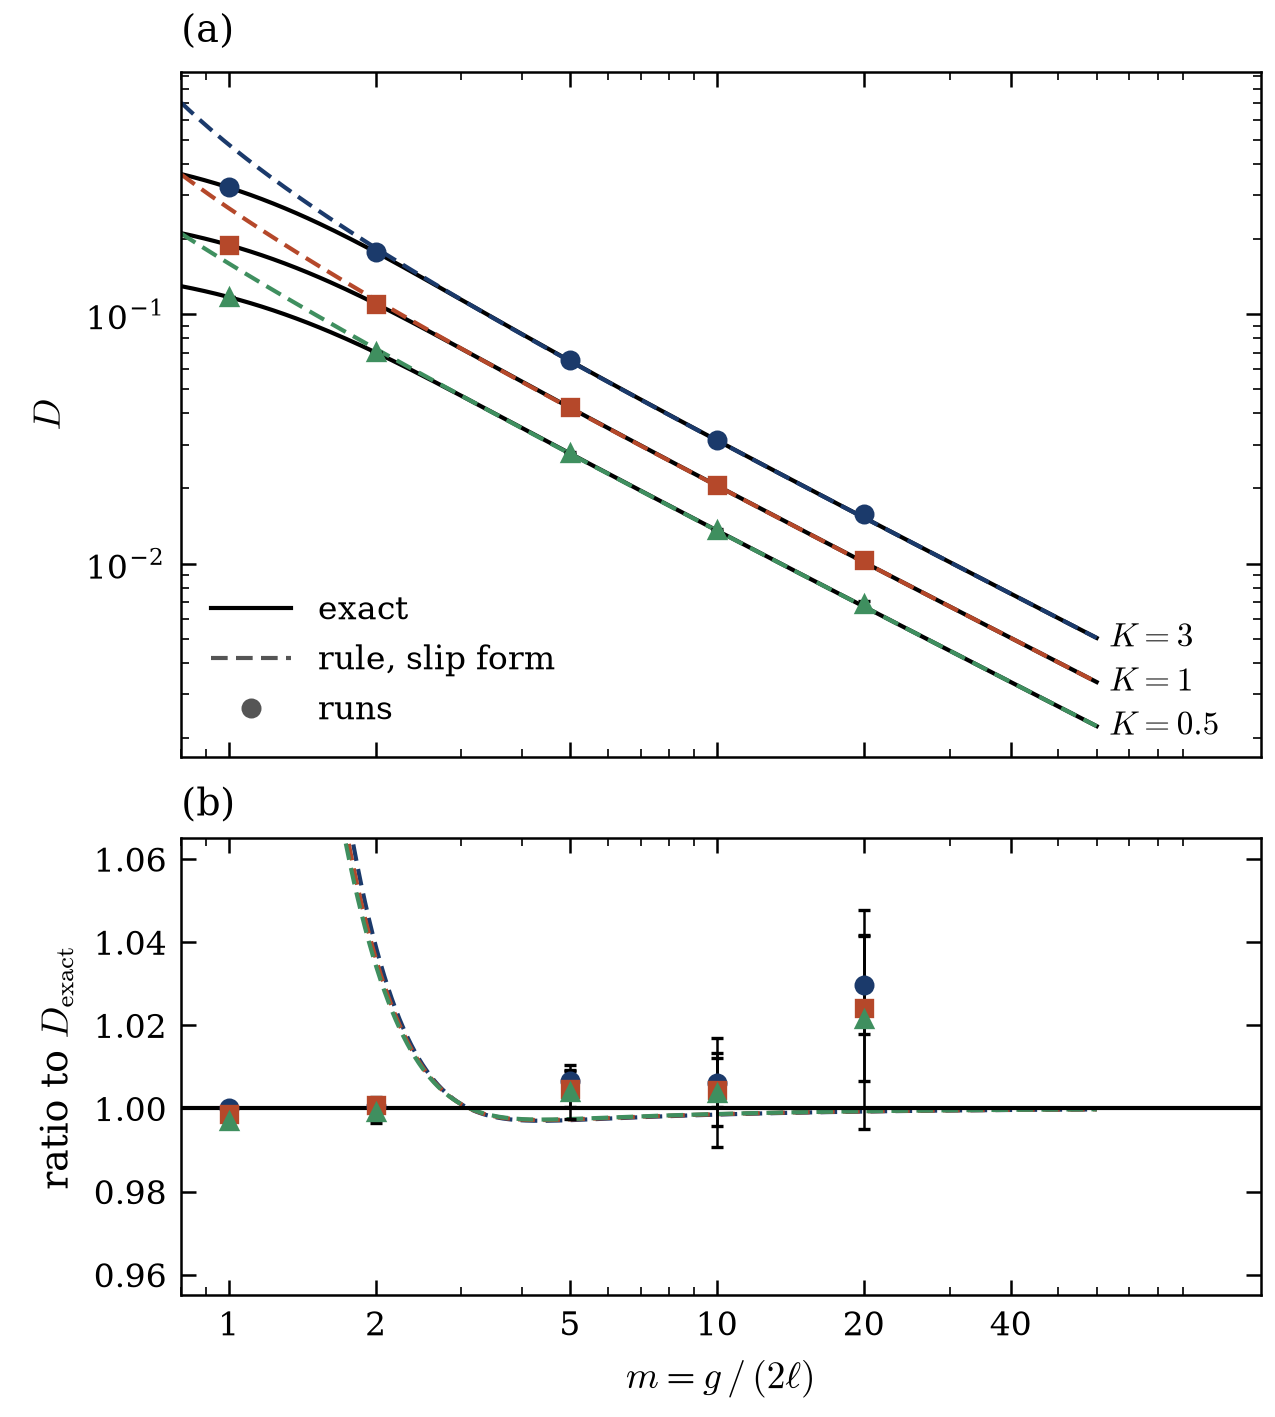

Write the Python code that produced this figure.
"""
Item 03 - concentric cylinders: D against m for the three K: the exact solution as lines, the runs as points with
the noise floor, the rule in its slip form dashed; below it the ratios to the exact value.

Run from the repository root:  python data/micropolar/ch5_draft/fig_03_concentric_sweep.py
"""
import matplotlib.pyplot as plt
import numpy as np

import concentric_data as data
import sources
import style

SOURCE = sources.CONCENTRIC


def main() -> int:
    style.setup()
    runs = data.load(SOURCE)["runs"]
    figure, (upper, lower) = plt.subplots(2, 1, figsize=(style.WIDE * 0.72, style.WIDE * 0.80), sharex=True,
                                          gridspec_kw={"height_ratios": [1.5, 1.0]})
    values = np.geomspace(0.8, 60.0, 240)
    used, numbers = [], {}
    for index, coupling_ratio in enumerate(data.RATIOS):
        exact = np.array([data.exact_change(coupling_ratio, value) for value in values])
        rule = np.array([data.slip_rule_change(coupling_ratio, value) for value in values])
        colour = style.SERIES[index][0]
        upper.plot(values, exact, **style.EXACT)
        upper.plot(values, rule, color=colour, **style.RULE)
        lower.plot(values, rule / exact, color=colour, **style.RULE)
        members = sorted((record for record in runs.values() if record.get("coupling_ratio") == coupling_ratio
                          and "sweep" in record.get("sections", []) and "relative_torque_change" in record),
                         key=lambda record: record["gap_over_two_lengths"])
        used += [record["name"] for record in members]
        position = [record["gap_over_two_lengths"] for record in members]
        floor = [record["noise_floor_of_change"] or 0.0 for record in members]
        upper.errorbar(position, [record["relative_torque_change"] for record in members], yerr=floor,
                       ecolor=style.INK, elinewidth=0.6, capsize=1.5, zorder=3,
                       **style.run_markers(index), label=rf"$K = {coupling_ratio:g}$")
        lower.errorbar(position, [record["sph_over_exact"] for record in members],
                       yerr=[value / record["exact_hydrodynamic"] for value, record in zip(floor, members)],
                       ecolor=style.INK, elinewidth=0.6, capsize=1.5, zorder=3, **style.run_markers(index))
        upper.annotate(rf"$K = {coupling_ratio:g}$", (values[-1], exact[-1]), xytext=(3, 0),
                       textcoords="offset points", va="center", fontsize=style.FONT_SIZE - 1.0)
        numbers[f"K = {coupling_ratio:g}"] = {
            f"m = {record['gap_over_two_lengths']:g}": {
                "run": record["name"], "D": record["relative_torque_change"], "D_exact": record["exact_hydrodynamic"],
                "ratio": record["sph_over_exact"], "rule_ratio": record["slip_rule_over_exact"],
                "floor": (record["noise_floor_of_change"] or 0.0) / record["exact_hydrodynamic"]}
            for record in members}
    lower.axhline(1.0, **style.EXACT)
    upper.set_xscale("log")
    upper.set_yscale("log")
    upper.set_xlim(0.8, 130.0)
    upper.set_ylabel(style.math(style.TORQUE_CHANGE))
    lower.set_ylim(0.955, 1.065)
    lower.set_xlabel(style.math(style.GAP_OVER_TWO_LENGTHS))
    lower.set_ylabel(r"ratio to $D_{\mathrm{exact}}$")
    lower.set_xticks([1, 2, 5, 10, 20, 40])
    lower.set_xticklabels(["1", "2", "5", "10", "20", "40"])
    handles = [plt.Line2D([], [], **style.EXACT, label="exact"),
               plt.Line2D([], [], color=style.MUTED, **style.RULE, label="rule, slip form"),
               plt.Line2D([], [], **{**style.run_markers(0), "color": style.MUTED, "markeredgecolor": style.MUTED,
                                     "markerfacecolor": style.MUTED}, label="runs")]
    upper.legend(handles=handles, loc="lower left")
    style.panel_letter(upper, "a")
    style.panel_letter(lower, "b")
    figure.tight_layout(pad=0.4, h_pad=0.8)
    style.save(figure, "fig_03_concentric_sweep")

    def ratios(gap_over_two_lengths):
        found = [entry[f"m = {gap_over_two_lengths:g}"] for entry in numbers.values()
                 if f"m = {gap_over_two_lengths:g}" in entry]
        if not found:
            return None
        return (min(item["ratio"] for item in found), max(item["ratio"] for item in found),
                min(item["rule_ratio"] for item in found), max(item["rule_ratio"] for item in found))
    parts = []
    for value in (1, 2, 5, 10, 20, 40):
        found = ratios(value)
        if found:
            parts.append(f"m = {value}: runs {found[0]:.3f} to {found[1]:.3f}, rule {found[2]:.3f} to {found[3]:.3f}")
    lengths = sorted({(record["gap_over_two_lengths"], record["length_in_spacings"], record["gap_in_spacings"])
                      for record in runs.values() if record["name"] in used})
    caption = (
        "Relative change D of the torque between concentric cylinders (R1 = 4 g, R2 = 5 g, w = 0 on both walls) "
        "against m = g / (2 l) for K = 3, 1 and 0.5 (Re = 10 on mu_inf; 25, 15 and 12.5 on mu; Ma = 0.02). "
        "(a) Exact solution (solid), the wall rule in its slip form (dashed; every wall displaced by "
        "delta = K l / (2 (1 + K)) into the fluid, the rotor's apparent speed reduced by 2 delta Omega) and the "
        "runs (points; bars: noise floor of D from three lattices, smaller than the symbols). (b) The same as "
        "ratios to the exact value; the rule leaves the frame below m of about 1.9 (1.36 to 1.49 at m = 1). "
        "Resolution of the rows (m, l / dx, g / dx): "
        + ", ".join(f"({m:g}, {length:g}, {gap})" for m, length, gap in lengths)
        + f". Runs: the sweep rows of tab_04; tag {data.tags(runs, used)}. Ratio to exact: " + "; ".join(parts) + ".")
    style.record("03", "Concentric cylinders: D against m for three K, with the slip-form rule", SOURCE["status"],
                 caption, ["fig_03_concentric_sweep.pdf", "fig_03_concentric_sweep.png"],
                 [SOURCE["analysis"]] + used, numbers, SOURCE["tag"])
    return 0


if __name__ == "__main__":
    raise SystemExit(main())
